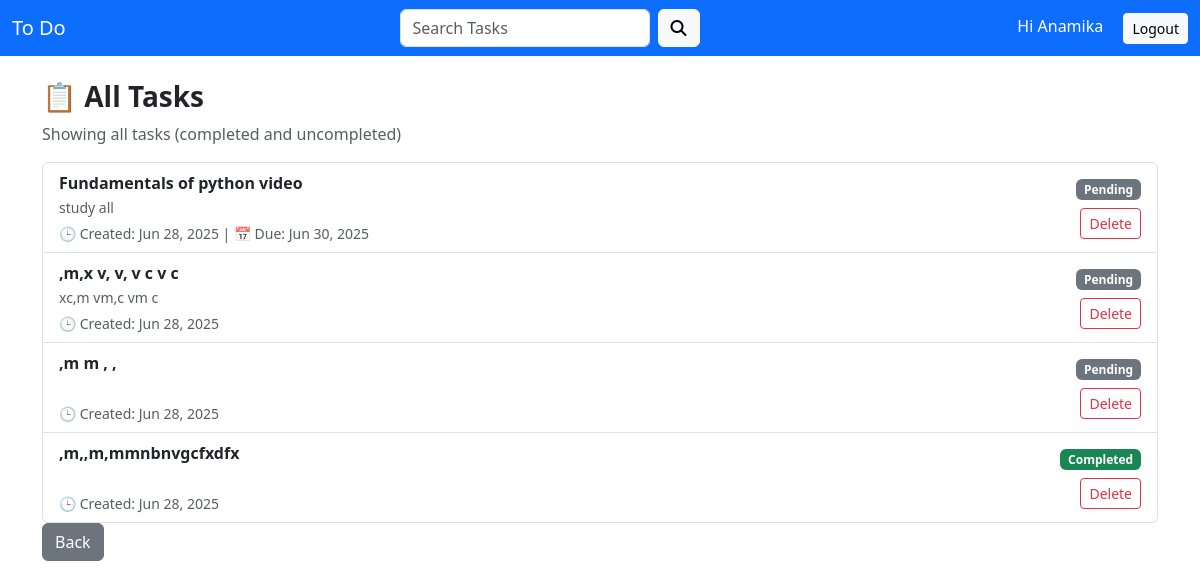
The app's page /all/ (signed in) with its own data.
### ToDoApp/models.py (models this page shows, shortened)
class Task(models.Model):
    user =models.ForeignKey(User,on_delete=models.CASCADE)
    title =models.CharField(max_length=200)
    description =models.TextField(blank=True)
    created_at =models.DateTimeField(auto_now_add=True)
    due_date = models.DateField(null=True, blank=True)
    is_completed = models.BooleanField(default=False)
    is_important = models.BooleanField(default=False)
    completed_at = models.DateTimeField(null=True, blank=True)

### ToDoApp/views.py (the view)
# urls.py: path('all/', views.task_all, name='task_all'),
@login_required            #for all tasks
def task_all(request):
    tasks = Task.objects.filter(user=request.user)
    return render(request, 'ToDoApp/task_all.html', {'tasks': tasks})

### ToDoApp/templates/ToDoApp/task_all.html (shortened to what this page needs)
{% extends 'ToDoApp/base.html' %}
{% block content %}
<div class="container mt-4">
  <h3><strong>📋 All Tasks</strong></h3>
  <p class="text-muted">Showing all tasks (completed and uncompleted)</p>
  {% if tasks %}
   <ul class="list-group mt-3">
  {% for task in tasks %}
  <li class="list-group-item d-flex justify-content-between align-items-center">
    <div>
      <strong>{{ task.title }}</strong><br>
      <small class="text-muted">{{ task.description }}</small><br>
      <small class="text-muted d-block mt-1">
        🕒 Created: {{ task.created_at|date:"M d, Y" }}
        {% if task.due_date %} | 📅 Due: {{ task.due_date|date:"M d, Y" }}{% endif %}
      </small>
    </div>
    <div class="text-end">
      {% if task.is_completed %}
        <span class="badge bg-success mb-1">Completed</span><br>
      {% else %}
        <span class="badge bg-secondary mb-1">Pending</span><br>
      {% endif %}
      <a href="{% url 'task_delete' task.id %}" class="btn btn-sm btn-outline-danger mt-1">Delete</a>
    </div>
  </li>
  {% endfor %}
</ul>
  {% else %}
    <p>No tasks found.</p>
  {% endif %}
      <a href="{% url 'task_list' %}" class="btn btn-secondary">Back</a>
</div>
{% endblock %}

### ToDoApp/templates/ToDoApp/base.html (shortened to what this page needs)
<!DOCTYPE html>
<html lang="en">
<head>
    <link href="https://cdn.jsdelivr.net/npm/bootstrap@5.3.0/dist/css/bootstrap.min.css" rel="stylesheet">
    <link rel="stylesheet" href="https://cdnjs.cloudflare.com/ajax/libs/font-awesome/6.5.0/css/all.min.css">
</head>
<body>
    <nav class="navbar navbar-expand-lg navbar-dark bg-primary">
      <div class="container-fluid">
        <a class="navbar-brand" href="#">To Do</a>
        {% if user.is_authenticated %}
       <div class="mx-auto" style="width: 300px;">
      <form class="d-flex" method="get" action="{% url 'task_list' %}">
        <input
          class="form-control"
          type="search"
          name="q"
          placeholder="Search Tasks"
          aria-label="Search"
        >
        <button class="btn btn-light ms-2" type="submit">
          <i class="fas fa-magnifying-glass"></i>
        </button>
      </form>
    </div>
        <form method="post" action="{% url 'logout' %}">
            <span class="text-white me-3">Hi {{ user.username }}</span>
            <button type="submit" class="btn btn-sm btn-light">Logout</button>
        </form>
        {% endif %}
      </div>
    </nav>
    <div class="container-fluid">
        {% block content %}{% endblock %}
    </div>
</body>
</html>

### records on screen
Task: title "Fundamentals of python video", description "study all", created_at "Jun 28, 2025", due_date "Jun 30, 2025", is_completed "Pending"
Task: title ",m,x v, v, v c v c", description "xc,m vm,c vm c", created_at "Jun 28, 2025", is_completed "Pending"
Task: title ",m m , ,", created_at "Jun 28, 2025", is_completed "Pending"
Task: title ",m,,m,mmnbnvgcfxdfx", created_at "Jun 28, 2025", is_completed "Completed"

### other values on screen
{{ user.username }} "Anamika"
